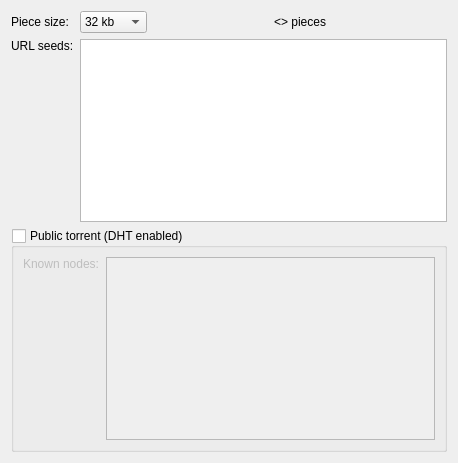
<ui version="4.0" >
 <class>NewTorrentThirdStep</class>
 <widget class="QWidget" name="NewTorrentThirdStep" >
  <property name="geometry" >
   <rect>
    <x>0</x>
    <y>0</y>
    <width>458</width>
    <height>463</height>
   </rect>
  </property>
  <property name="windowTitle" >
   <string>Fine-tune parameters</string>
  </property>
  <property name="windowIcon" >
   <iconset resource="resources.qrc" >:/resources/images/bittorrent.png</iconset>
  </property>
  <layout class="QGridLayout" >
   <item row="0" column="0" >
    <widget class="QLabel" name="label" >
     <property name="text" >
      <string>Piece size:</string>
     </property>
    </widget>
   </item>
   <item row="0" column="1" >
    <layout class="QHBoxLayout" >
     <item>
      <widget class="QComboBox" name="PieceSize_" >
       <property name="currentIndex" >
        <number>0</number>
       </property>
       <item>
        <property name="text" >
         <string>32 kb</string>
        </property>
       </item>
       <item>
        <property name="text" >
         <string>64 kb</string>
        </property>
       </item>
       <item>
        <property name="text" >
         <string>128 kb</string>
        </property>
       </item>
       <item>
        <property name="text" >
         <string>256 kb</string>
        </property>
       </item>
       <item>
        <property name="text" >
         <string>512 kb</string>
        </property>
       </item>
       <item>
        <property name="text" >
         <string>1 mb</string>
        </property>
       </item>
       <item>
        <property name="text" >
         <string>2 mb</string>
        </property>
       </item>
       <item>
        <property name="text" >
         <string>4 mb</string>
        </property>
       </item>
      </widget>
     </item>
     <item>
      <spacer>
       <property name="orientation" >
        <enum>Qt::Horizontal</enum>
       </property>
       <property name="sizeHint" >
        <size>
         <width>40</width>
         <height>20</height>
        </size>
       </property>
      </spacer>
     </item>
     <item>
      <widget class="QLabel" name="NumPieces_" >
       <property name="text" >
        <string>&lt;> pieces</string>
       </property>
      </widget>
     </item>
     <item>
      <spacer>
       <property name="orientation" >
        <enum>Qt::Horizontal</enum>
       </property>
       <property name="sizeHint" >
        <size>
         <width>40</width>
         <height>20</height>
        </size>
       </property>
      </spacer>
     </item>
    </layout>
   </item>
   <item row="1" column="0" >
    <widget class="QLabel" name="label_2" >
     <property name="text" >
      <string>URL seeds:</string>
     </property>
    </widget>
   </item>
   <item rowspan="2" row="1" column="1" >
    <widget class="QTextEdit" name="URLSeeds_" />
   </item>
   <item row="2" column="0" >
    <spacer>
     <property name="orientation" >
      <enum>Qt::Vertical</enum>
     </property>
     <property name="sizeHint" >
      <size>
       <width>20</width>
       <height>40</height>
      </size>
     </property>
    </spacer>
   </item>
   <item row="3" column="0" colspan="2" >
    <widget class="QGroupBox" name="DHTEnabled_" >
     <property name="minimumSize" >
      <size>
       <width>0</width>
       <height>150</height>
      </size>
     </property>
     <property name="title" >
      <string>Public torrent (DHT enabled)</string>
     </property>
     <property name="checkable" >
      <bool>true</bool>
     </property>
     <property name="checked" >
      <bool>false</bool>
     </property>
     <layout class="QHBoxLayout" >
      <item>
       <layout class="QVBoxLayout" >
        <item>
         <widget class="QLabel" name="label_3" >
          <property name="text" >
           <string>Known nodes:</string>
          </property>
         </widget>
        </item>
        <item>
         <spacer>
          <property name="orientation" >
           <enum>Qt::Vertical</enum>
          </property>
          <property name="sizeHint" >
           <size>
            <width>20</width>
            <height>40</height>
           </size>
          </property>
         </spacer>
        </item>
       </layout>
      </item>
      <item>
       <widget class="QTextEdit" name="DHTNodes_" />
      </item>
     </layout>
    </widget>
   </item>
  </layout>
 </widget>
 <resources>
  <include location="resources.qrc" />
 </resources>
 <connections/>
</ui>
